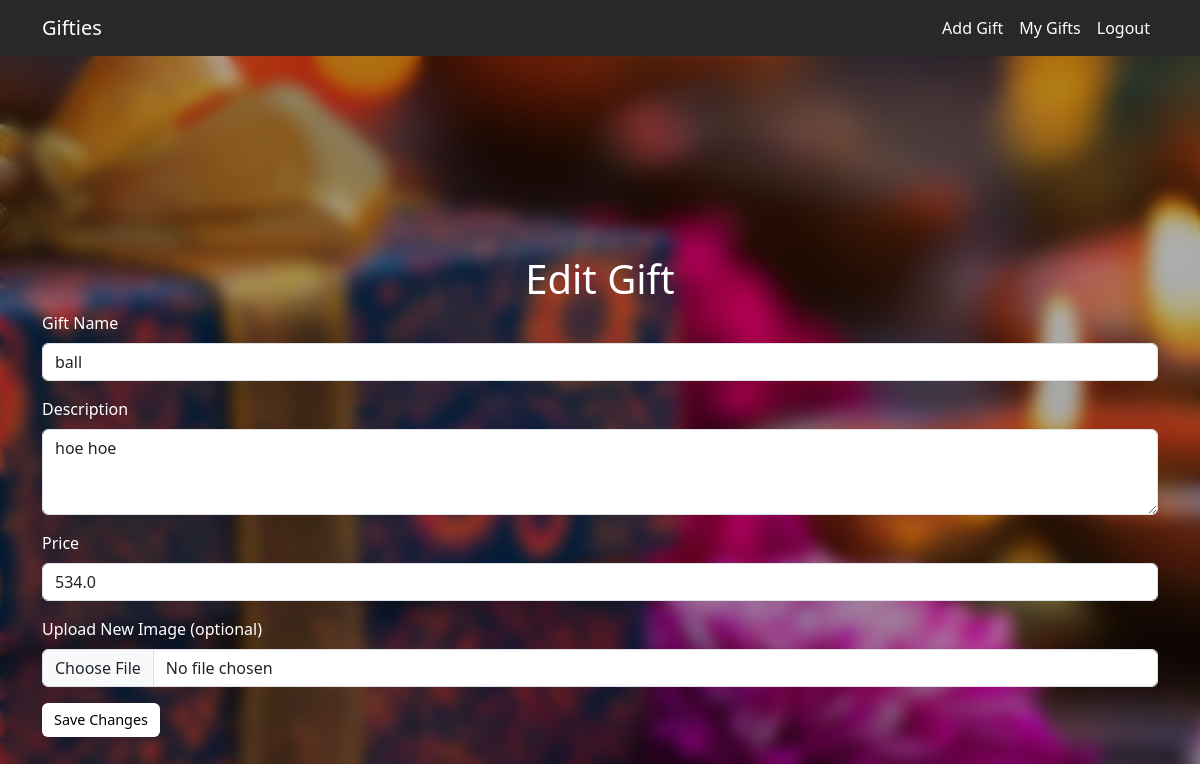
/edit_gift/1, run on the app's committed database.
### application/models.py (models this page shows, shortened)
class Gift(db.Model):
    id = db.Column(db.Integer, primary_key=True)
    name = db.Column(db.String(200), nullable=False)
    description = db.Column(db.String(500))
    price = db.Column(db.Float, nullable=False)
    image_url = db.Column(db.String(300))  # Added field for image URL
    seller_id = db.Column(db.Integer, db.ForeignKey('user.id'), nullable=False)
    date_listed = db.Column(db.DateTime, default=datetime.utcnow)
    sold = db.Column(db.Boolean, default=False)

### application/routes.py (the view, shortened to what this page needs)
    @app.route('/edit_gift/<int:id>', methods=['GET', 'POST'])
    def edit_gift(id):
        gift = Gift.query.get_or_404(id)
        return render_template('edit_gift.html', gift=gift)

### templates/edit_gift.html (shortened to what this page needs)
<!DOCTYPE html>
<html lang="en">
<head>
    <link href="https://cdn.jsdelivr.net/npm/bootstrap@5.3.0/dist/css/bootstrap.min.css" rel="stylesheet">
</head>
<body>
    <nav class="navbar navbar-expand-lg">
        <div class="container">
            <a class="navbar-brand" href="/dashboard">Gifties</a>
            <div class="collapse navbar-collapse" id="navbarNav">
                <ul class="navbar-nav ms-auto">
                    <li class="nav-item">
                        <a class="nav-link" href="/add_gift">Add Gift</a>
                    </li>
                    <li class="nav-item">
                        <a class="nav-link" href="/my_gifts">My Gifts</a>
                    </li>
                    <li class="nav-item">
                        <a class="nav-link" href="/logout">Logout</a>
                    </li>
                </ul>
            </div>
        </div>
    </nav>
    <div class="hero">
        <div class="container content-container">
            <h1 class="text-center text-white">Edit Gift</h1>
            <form method="POST" enctype="multipart/form-data">
                <div class="mb-3">
                    <label for="name" class="form-label text-white">Gift Name</label>
                    <input type="text" id="name" name="name" class="form-control" value="{{ gift.name }}" required>
                </div>
                <div class="mb-3">
                    <label for="description" class="form-label text-white">Description</label>
                    <textarea id="description" name="description" class="form-control" rows="3" required>{{ gift.description }}</textarea>
                </div>
                <div class="mb-3">
                    <label for="price" class="form-label text-white">Price</label>
                    <input type="number" id="price" name="price" class="form-control" value="{{ gift.price }}" step="0.01" required>
                </div>
                <div class="mb-3">
                    <label for="image" class="form-label text-white">Upload New Image (optional)</label>
                    <input type="file" id="image" name="image" class="form-control">
                </div>
                <button type="submit" class="btn btn-primary">Save Changes</button>
            </form>
        </div>
    </div>
</body>
</html>

### templates/edit_gift.html (style rules this page uses)
body, html { margin: 0; padding: 0; height: 100%; background: url('/static/3.png') no-repeat center center fixed; background-size: cover; }
.hero { min-height: 100vh; display: flex; flex-direction: column; justify-content: center; align-items: center; backdrop-filter: blur(8px); background-color: rgba(0, 0, 0, 0.3); padding-top: 60px; }
.navbar { background-color: #28282B; }
.navbar a { color: white !important; }
.content-container { margin-top: 20px; }
.btn-primary { background-color: white; color: black; border: none; font-size: 0.9rem; padding: 6px 12px; }

### data on the page
Gift: name "ball", description "hoe hoe", price "534.0"
